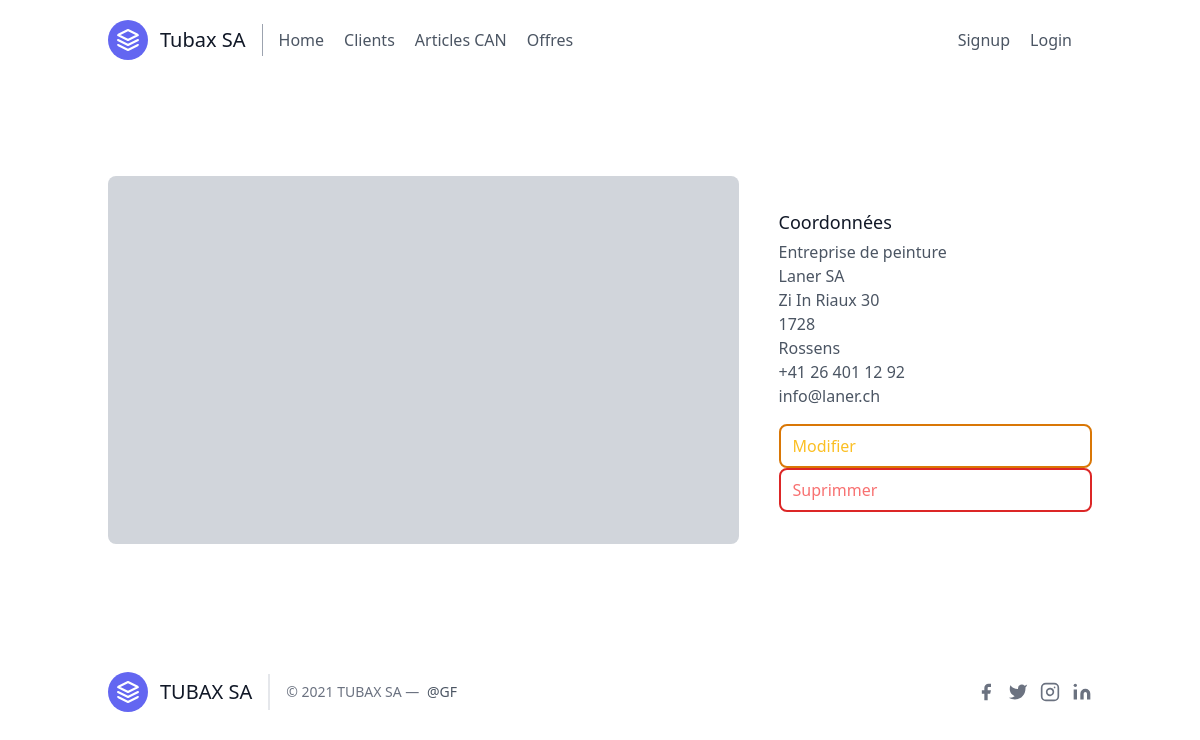
The app's page /customer/1/ with its own data.
### scaffolding/models.py (models this page shows, shortened)
class Customer(models.Model):
    title = models.CharField(max_length=200, null=True, default="Entreprise", blank=True)
    name = models.CharField(max_length=200, null=True)
    adress = models.CharField(max_length=200, null=True, blank=True)
    zip_code = models.IntegerField(default=0, null=True)
    city = models.CharField(max_length=200, null=True, blank=True)
    phone = models.CharField(max_length=200, null=True, blank=True)
    email = models.EmailField(max_length=200, null=True, blank=True)
    date_created = models.DateTimeField(auto_now_add=True, null=True)

### scaffolding/views.py (the view)
# urls.py: path('customer/<int:pk>/', CustomerDetailView.as_view()),
class CustomerDetailView(DetailView):
    template_name = "scaffolding/customer_detail.html"
    queryset = Customer.objects.all()

### scaffolding/templates/scaffolding/customer_detail.html
{% extends "base.html" %}
{% block content %}
{% load static %}
<link rel="stylesheet" type="text/css" href="{% static 'css/input.css' %}">
<section class="text-gray-600 body-font relative">
  <div class="container px-5 py-24 mx-auto flex sm:flex-nowrap flex-wrap">
    <div class="lg:w-2/3 md:w-1/2 bg-gray-300 rounded-lg overflow-hidden sm:mr-10 p-10 flex items-end justify-start relative">
    </div>
    <div class="lg:w-1/3 md:w-1/2 bg-white flex flex-col md:ml-auto w-full md:py-8 mt-8 md:mt-0">
      <h2 class="text-gray-900 text-lg mb-1 font-medium title-font">Coordonnées</h2>
    <form method="post" class="relative mb-4">
    <p>{{ customer.title }}</p>
    <p>{{ customer.name }}</p>
    <p>{{ customer.adress }}</p>
    <p>{{ customer.zip_code }}</p>
    <p>{{ customer.city }}</p>
    <p>{{ customer.phone }}</p>
    <p>{{ customer.email }}</p>
    </form>
        <a href="/customer/{{customer.pk}}/update/" class="border-2 border-yellow-600 rounded-lg px-3 py-2 text-yellow-400 cursor-pointer hover:bg-yellow-600 hover:text-yellow-200">
          Modifier
        </a>
        <a href="/customer/{{customer.pk}}/delete/" class="border-2 border-red-600 rounded-lg px-3 py-2 text-red-400 cursor-pointer hover:bg-red-600 hover:text-red-200">
          Suprimmer
        </a>
    </div>
  </div>
</section>
{% endblock content %}

### records on screen
Customer: title "Entreprise de peinture", name "Laner SA", adress "Zi In Riaux 30", zip_code "1728", city "Rossens", phone "+41 26 401 12 92", email "info@laner.ch"
